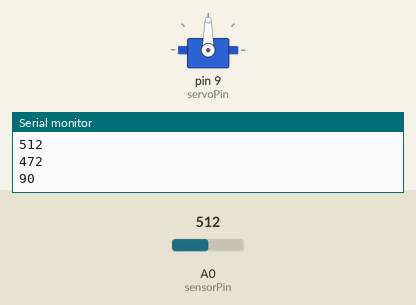
A sketch run on a simulated Arduino Uno, built with avr-gcc and run on an emulated ATmega328P. Parts: servo, the last lines printed to the serial monitor. Inputs (shaded band) come from the test bench; at power-on: A0 (sensorPin) = 512.

Above: at 1.2 s.
1.3 s: A0 (sensorPin) set to 544
2.8 s: A0 (sensorPin) set to 560
At 3.97 s:
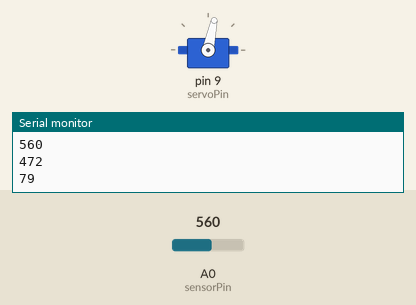
5.8 s: A0 (sensorPin) set to 511
At 5.8 s:
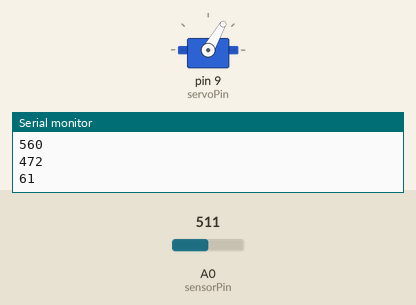
7.3 s: A0 (sensorPin) set to 716
At 8.5 s:
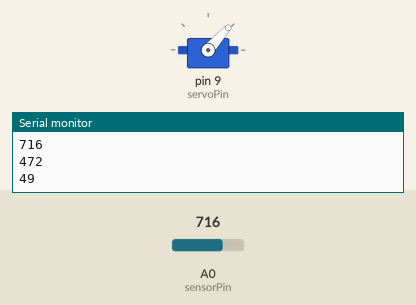
10.3 s: A0 (sensorPin) set to 502
At 10.3 s:
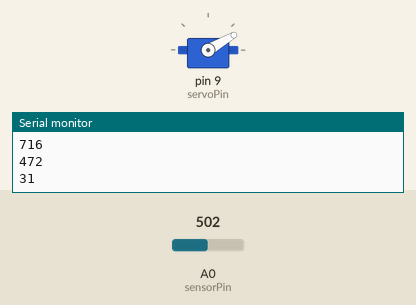
11.8 s: A0 (sensorPin) set to 900
At 15.5 s:
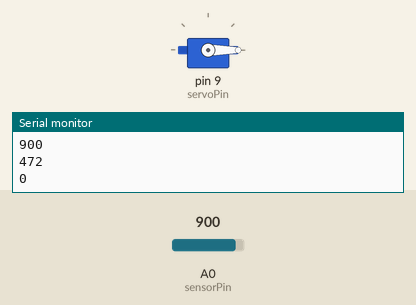
Timing chart, 0 to 15.8 s (numbered marks = the images above; inputs shaded):
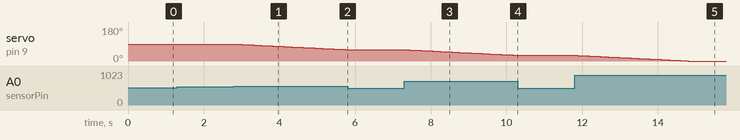

The sketch:

Arduino_Sunflower.ino
```cpp
//#include <Servo.h>
//
//int sensorPin = A0;
//int servoPin  = 9;
//
//int sensorValue = 0;
//int servoGrad = 90;
//int tolerance = 40;
//
//Servo myservo;
//
//void setup() {
//  pinMode( sensorPin, INPUT);
//  myservo.attach( servoPin );
//  myservo.write( servoGrad );
//    Serial.println("my output");
//
//}
//
//void loop() {
//  sensorValue = analogRead(sensorPin);
//  Serial.begin(9600);
//  Serial.println("my output");
//  Serial.println(sensorValue);
//   Serial.println(512-tolerance);
//   Serial.println(servoGrad);
//  if ( sensorValue < (512-tolerance) )
//  {
//    if (servoGrad < 180) servoGrad++;
//  }
//
//  if ( sensorValue > (512+tolerance) )
//  {
//    if (servoGrad > 0) servoGrad--;
//  }
//
//  myservo.write( servoGrad );
//
//  delay(100);
//}


#include <Servo.h>

int sensorPin = A0;
int servoPin  = 9;

int sensorValue = 0;
int servoGrad = 90;
int tolerance = 40;

Servo myservo;

void setup() {
  pinMode( sensorPin, INPUT);
  myservo.attach( servoPin );
  myservo.write( servoGrad );
  Serial.begin(9600);
}

void loop() {
  sensorValue = analogRead(sensorPin);
   Serial.println(sensorValue);
   Serial.println(512-tolerance);
   Serial.println(servoGrad);
  if ( sensorValue < (512-tolerance) )
  {
    if (servoGrad < 180) servoGrad++;
  }

  if ( sensorValue > (512+tolerance) )
  {
    if (servoGrad > 0) servoGrad--;
  }

  myservo.write( servoGrad );

  delay(100);
}
```

Measured:
- the behaviour switches between 552 and 553 on A0 (sensorPin) (found by bisection; images 0 and 1)
- after the input at 2.8 s, servo on pin 9 (servoPin): moves from 90° to 60° over 2.9 s, starting at once
- after the input at 5.8 s, servo on pin 9 (servoPin): stays 60° (without the input it goes to 59° after 0.04 s)
- after the input at 7.3 s, servo on pin 9 (servoPin): moves from 60° to 30° over 2.9 s, starting after 0.05 s
- after the input at 10.3 s, servo on pin 9 (servoPin): stays 30° (without the input it goes to 29° after 0.07 s)
- after the input at 11.8 s, servo on pin 9 (servoPin): moves from 30° to 0° over 2.9 s, starting after 0.08 s
